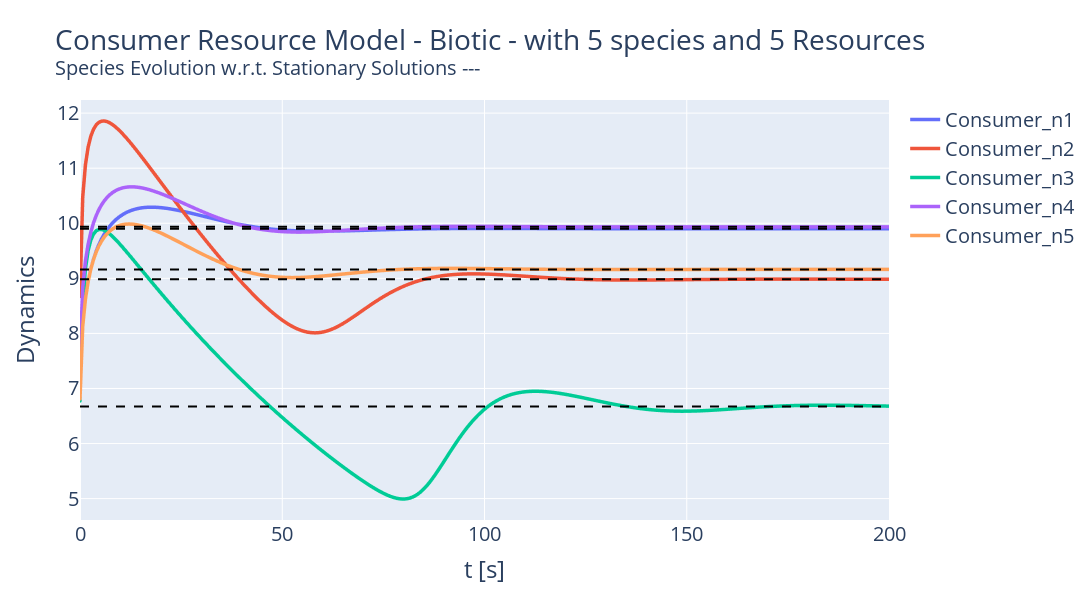

This figure's notebook cell:
### Code cell
fig = px.line(df , x='t[s]', title="Consumer Resource Model - Biotic - with 5 species and 5 Resources <br><sup>Species Evolution w.r.t. Stationary Solutions ---</sup>",
              y=['t[s]', 'Consumer_n1', 'Consumer_n2', 'Consumer_n3', 'Consumer_n4','Consumer_n5',],
              labels={'value':'Dynamics', 'variable':'', 't[s]':'t [s]'},
              height=600, width=1200)



for i in range (1,6):
      fig.update_traces(selector = {'name': f'Consumer_n{i}'}, line = {'width':3.5})
      fig.add_hline(df_spec['Stationary_Solutions'][i-1], line_width=2, line_dash="dash", line_color="black")

fig.update_layout(font=dict(size=20))
fig.show()

### Figure 1 — Plotly figure (JSON) as saved in the notebook; plotly's stock layout.template omitted (floating-point values rounded to 4 significant figures; data arrays with more than 128 entries replaced by an {"elided": "..."} marker saying what was removed)
{"data": [{"hovertemplate": "=Consumer_n1<br>t [s]=%{x}<br>Dynamics=%{y}<extra></extra>", "legendgroup": "Consumer_n1", "line": {"color": "#636efa", "dash": "solid", "width": 3.5}, "marker": {"symbol": "circle"}, "mode": "lines", "name": "Consumer_n1", "showlegend": true, "type": "scattergl", "x": {"elided": "300 float values"}, "xaxis": "x", "y": {"elided": "300 float values"}, "yaxis": "y"}, {"hovertemplate": "=Consumer_n2<br>t [s]=%{x}<br>Dynamics=%{y}<extra></extra>", "legendgroup": "Consumer_n2", "line": {"color": "#EF553B", "dash": "solid", "width": 3.5}, "marker": {"symbol": "circle"}, "mode": "lines", "name": "Consumer_n2", "showlegend": true, "type": "scattergl", "x": {"elided": "300 float values"}, "xaxis": "x", "y": {"elided": "300 float values"}, "yaxis": "y"}, {"hovertemplate": "=Consumer_n3<br>t [s]=%{x}<br>Dynamics=%{y}<extra></extra>", "legendgroup": "Consumer_n3", "line": {"color": "#00cc96", "dash": "solid", "width": 3.5}, "marker": {"symbol": "circle"}, "mode": "lines", "name": "Consumer_n3", "showlegend": true, "type": "scattergl", "x": {"elided": "300 float values"}, "xaxis": "x", "y": {"elided": "300 float values"}, "yaxis": "y"}, {"hovertemplate": "=Consumer_n4<br>t [s]=%{x}<br>Dynamics=%{y}<extra></extra>", "legendgroup": "Consumer_n4", "line": {"color": "#ab63fa", "dash": "solid", "width": 3.5}, "marker": {"symbol": "circle"}, "mode": "lines", "name": "Consumer_n4", "showlegend": true, "type": "scattergl", "x": {"elided": "300 float values"}, "xaxis": "x", "y": {"elided": "300 float values"}, "yaxis": "y"}, {"hovertemplate": "=Consumer_n5<br>t [s]=%{x}<br>Dynamics=%{y}<extra></extra>", "legendgroup": "Consumer_n5", "line": {"color": "#FFA15A", "dash": "solid", "width": 3.5}, "marker": {"symbol": "circle"}, "mode": "lines", "name": "Consumer_n5", "showlegend": true, "type": "scattergl", "x": {"elided": "300 float values"}, "xaxis": "x", "y": {"elided": "300 float values"}, "yaxis": "y"}], "layout": {"font": {"size": 20}, "height": 600, "legend": {"title": {"text": ""}, "tracegroupgap": 0}, "shapes": [{"line": {"color": "black", "dash": "dash", "width": 2}, "type": "line", "x0": 0, "x1": 1, "xref": "x domain", "y0": 9.901, "y1": 9.901, "yref": "y"}, {"line": {"color": "black", "dash": "dash", "width": 2}, "type": "line", "x0": 0, "x1": 1, "xref": "x domain", "y0": 8.984, "y1": 8.984, "yref": "y"}, {"line": {"color": "black", "dash": "dash", "width": 2}, "type": "line", "x0": 0, "x1": 1, "xref": "x domain", "y0": 6.673, "y1": 6.673, "yref": "y"}, {"line": {"color": "black", "dash": "dash", "width": 2}, "type": "line", "x0": 0, "x1": 1, "xref": "x domain", "y0": 9.935, "y1": 9.935, "yref": "y"}, {"line": {"color": "black", "dash": "dash", "width": 2}, "type": "line", "x0": 0, "x1": 1, "xref": "x domain", "y0": 9.162, "y1": 9.162, "yref": "y"}], "title": {"text": "Consumer Resource Model - Biotic - with 5 species and 5 Resources <br><sup>Species Evolution w.r.t. Stationary Solutions ---</sup>"}, "width": 1200, "xaxis": {"anchor": "y", "domain": [0, 1], "title": {"text": "t [s]"}}, "yaxis": {"anchor": "x", "domain": [0, 1], "title": {"text": "Dynamics"}}}}
